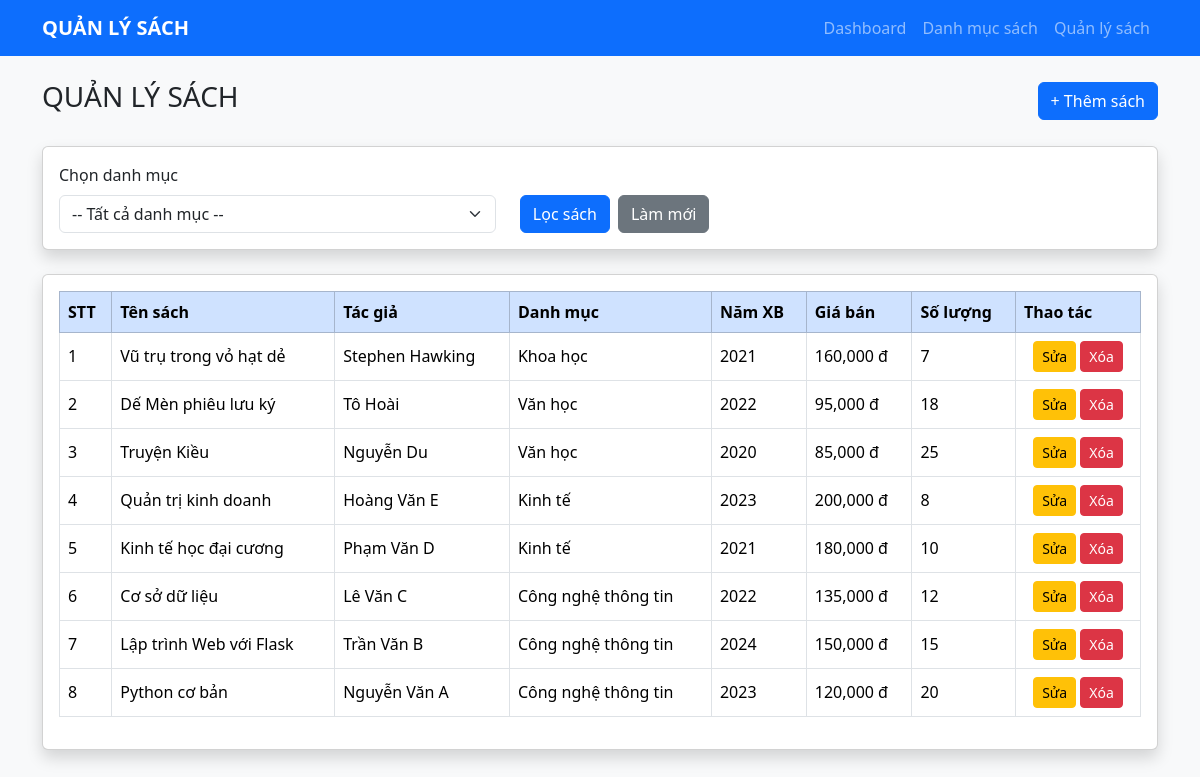
Page /sach on the committed database.
### app.py (models this page shows, shortened)
class Sach(db.Model):
    __tablename__ = "sach"
    id: Mapped[int] = mapped_column(primary_key=True)
    ten_sach: Mapped[str] = mapped_column(String(200), nullable=False)
    tac_gia: Mapped[str] = mapped_column(String(100), nullable=False)
    nam_xuat_ban: Mapped[int] = mapped_column(Integer, nullable=False)
    gia_ban: Mapped[float] = mapped_column(Float, nullable=False)
    so_luong: Mapped[int] = mapped_column(Integer, nullable=False)
    danh_muc_id: Mapped[int] = mapped_column(
        ForeignKey("danh_muc_sach.id"),
        nullable=False
    )
    danh_muc: Mapped["DanhMucSach"] = relationship(
        back_populates="sach"
    )

class DanhMucSach(db.Model):
    __tablename__ = "danh_muc_sach"
    id: Mapped[int] = mapped_column(primary_key=True)
    ten_danh_muc: Mapped[str] = mapped_column(String(100), nullable=False)
    mo_ta: Mapped[str | None] = mapped_column(String(255), nullable=True)
    sach: Mapped[list["Sach"]] = relationship(
        back_populates="danh_muc"
    )

### app.py (the view)
@app.get("/sach")
def sach_list():
    danh_mucs = db.session.execute(
        db.select(DanhMucSach)
        .order_by(DanhMucSach.ten_danh_muc)
    ).scalars().all()
    danh_muc_id = request.args.get("danh_muc_id", type=int)
    stmt = db.select(Sach).order_by(Sach.id.desc())
    if danh_muc_id is not None:
        stmt = stmt.where(Sach.danh_muc_id == danh_muc_id)
    sachs = db.session.execute(stmt).scalars().all()
    return render_template(
        "sach.html",
        sachs=sachs,
        danh_mucs=danh_mucs,
        danh_muc_id=danh_muc_id
    )

### templates/sach.html (shortened to what this page needs)
{% extends "base.html" %}
{% block content %}
<div class="d-flex justify-content-between align-items-center mb-4">
    <h3>QUẢN LÝ SÁCH</h3>
    <a href="{{ url_for('them_sach') }}"
       class="btn btn-primary">
        + Thêm sách
    </a>
</div>
<div class="card shadow mb-4">
    <div class="card-body">
        <form method="GET" action="{{ url_for('sach_list') }}"
              class="row align-items-end">
            <div class="col-md-5">
                <label class="form-label">Chọn danh mục</label>
                <select name="danh_muc_id" class="form-select">
                    <option value="">-- Tất cả danh mục --</option>
                </select>
            </div>
            <div class="col-md-auto d-flex gap-2">
                <button type="submit" class="btn btn-primary">
                    Lọc sách
                </button>
                <a href="{{ url_for('sach_list') }}"
                   class="btn btn-secondary">
                    Làm mới
                </a>
            </div>
        </form>
    </div>
</div>
<div class="card shadow">
    <div class="card-body">
        <table class="table table-bordered table-hover align-middle">
            <thead class="table-primary">
                <tr>
                    <th>STT</th>
                    <th>Tên sách</th>
                    <th>Tác giả</th>
                    <th>Danh mục</th>
                    <th>Năm XB</th>
                    <th>Giá bán</th>
                    <th>Số lượng</th>
                    <th>Thao tác</th>
                </tr>
            </thead>
            <tbody>
                {% for sach in sachs %}
                <tr>
                    <td>{{ loop.index }}</td>
                    <td>{{ sach.ten_sach }}</td>
                    <td>{{ sach.tac_gia }}</td>
                    <td>{{ sach.danh_muc.ten_danh_muc }}</td>
                    <td>{{ sach.nam_xuat_ban }}</td>
                    <td>{{ "{:,.0f}".format(sach.gia_ban) }} đ</td>
                    <td>{{ sach.so_luong }}</td>
                    <td class="text-center">
                        <a href="{{ url_for('sua_sach', id=sach.id) }}"
                           class="btn btn-warning btn-sm">
                            Sửa
                        </a>
                        <form method="POST"
                              action="{{ url_for('xoa_sach', id=sach.id) }}"
                              class="d-inline"
                              onsubmit="return confirm('Bạn có chắc chắn muốn xóa sách này?')">
                            <button type="submit"
                                    class="btn btn-danger btn-sm">
                                Xóa
                            </button>
                        </form>
                    </td>
                </tr>
                {% else %}
                <tr>
                    <td colspan="8" class="text-center text-muted">
                        Không có sách trong danh mục này.
                    </td>
                </tr>
                {% endfor %}
            </tbody>
        </table>
    </div>
</div>
{% endblock %}

### rows in the picture
Sach: ten_sach "Vũ trụ trong vỏ hạt dẻ", tac_gia "Stephen Hawking", danh_muc.ten_danh_muc "Khoa học", nam_xuat_ban "2021", gia_ban "160,000", so_luong "7"
Sach: ten_sach "Dế Mèn phiêu lưu ký", tac_gia "Tô Hoài", danh_muc.ten_danh_muc "Văn học", nam_xuat_ban "2022", gia_ban "95,000", so_luong "18"
Sach: ten_sach "Truyện Kiều", tac_gia "Nguyễn Du", danh_muc.ten_danh_muc "Văn học", nam_xuat_ban "2020", gia_ban "85,000", so_luong "25"
Sach: ten_sach "Quản trị kinh doanh", tac_gia "Hoàng Văn E", danh_muc.ten_danh_muc "Kinh tế", nam_xuat_ban "2023", gia_ban "200,000", so_luong "8"
Sach: ten_sach "Kinh tế học đại cương", tac_gia "Phạm Văn D", danh_muc.ten_danh_muc "Kinh tế", nam_xuat_ban "2021", gia_ban "180,000", so_luong "10"
Sach: ten_sach "Cơ sở dữ liệu", tac_gia "Lê Văn C", danh_muc.ten_danh_muc "Công nghệ thông tin", nam_xuat_ban "2022", gia_ban "135,000", so_luong "12"
Sach: ten_sach "Lập trình Web với Flask", tac_gia "Trần Văn B", danh_muc.ten_danh_muc "Công nghệ thông tin", nam_xuat_ban "2024", gia_ban "150,000", so_luong "15"
Sach: ten_sach "Python cơ bản", tac_gia "Nguyễn Văn A", danh_muc.ten_danh_muc "Công nghệ thông tin", nam_xuat_ban "2023", gia_ban "120,000", so_luong "20"
